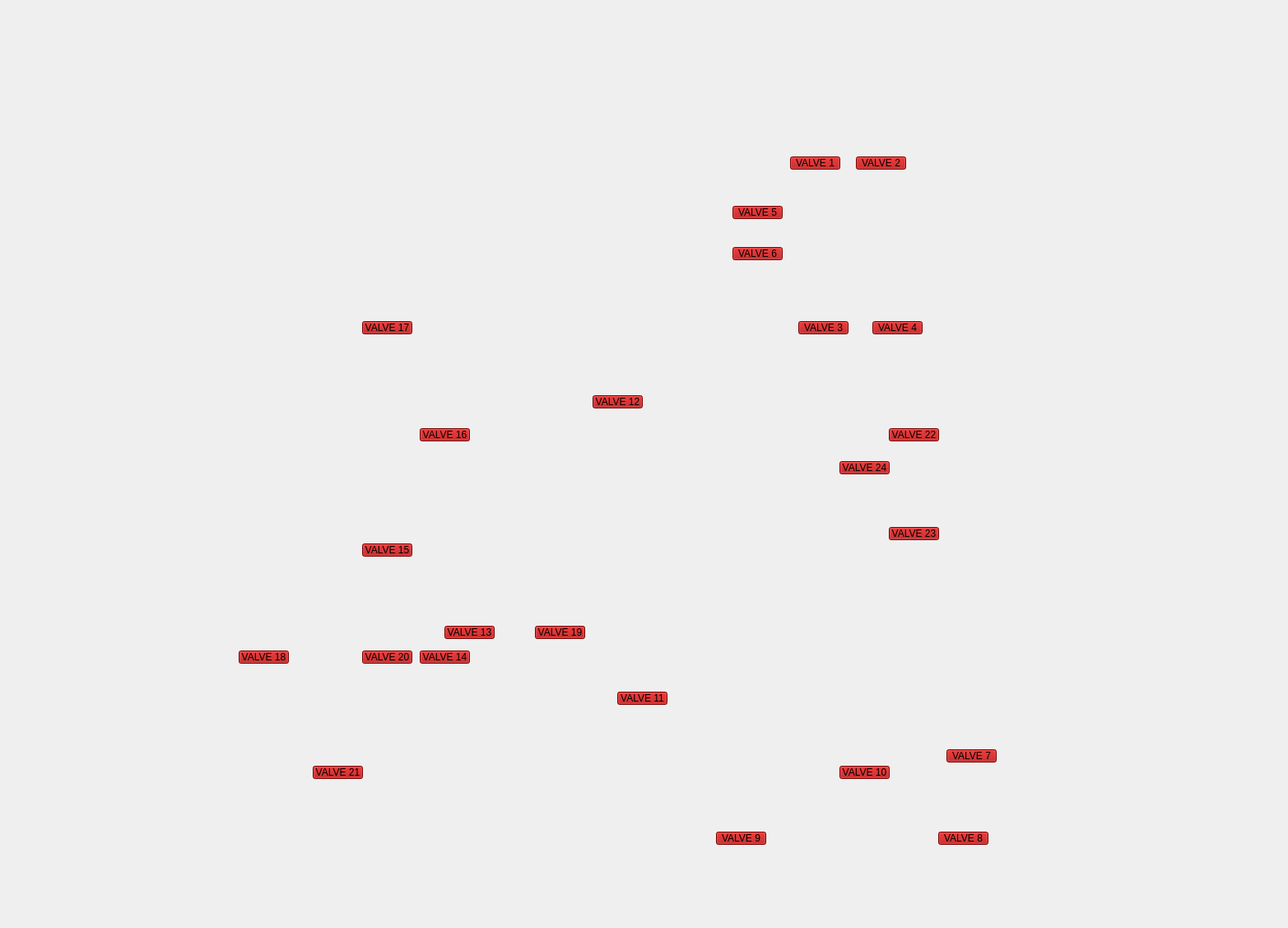
<?xml version="1.0" encoding="UTF-8"?>
<ui version="4.0">
 <class>Panel</class>
 <widget class="QWidget" name="Panel">
  <property name="geometry">
   <rect>
    <x>0</x>
    <y>0</y>
    <width>1565</width>
    <height>1127</height>
   </rect>
  </property>
  <property name="windowTitle">
   <string>Valves</string>
  </property>
  <widget class="QPushButton" name="V1">
   <property name="geometry">
    <rect>
     <x>960</x>
     <y>190</y>
     <width>61</width>
     <height>16</height>
    </rect>
   </property>
   <property name="styleSheet">
    <string notr="true">background-color: rgb(170, 0, 0);
alternate-background-color: rgb(0, 170, 0);</string>
   </property>
   <property name="text">
    <string>VALVE 1</string>
   </property>
   <property name="checkable">
    <bool>true</bool>
   </property>
   <property name="checked">
    <bool>false</bool>
   </property>
  </widget>
  <widget class="QPushButton" name="V2">
   <property name="geometry">
    <rect>
     <x>1040</x>
     <y>190</y>
     <width>61</width>
     <height>16</height>
    </rect>
   </property>
   <property name="autoFillBackground">
    <bool>false</bool>
   </property>
   <property name="styleSheet">
    <string notr="true">background-color: rgb(170, 0, 0);
alternate-background-color: rgb(0, 170, 0);</string>
   </property>
   <property name="text">
    <string>VALVE 2</string>
   </property>
   <property name="checkable">
    <bool>true</bool>
   </property>
   <property name="checked">
    <bool>false</bool>
   </property>
  </widget>
  <widget class="QLabel" name="label">
   <property name="geometry">
    <rect>
     <x>100</x>
     <y>30</y>
     <width>1361</width>
     <height>1051</height>
    </rect>
   </property>
   <property name="text">
    <string/>
   </property>
   <property name="pixmap">
    <pixmap>../../../../../Pictures/Saved Pictures/Screenshot 2022-02-09 124355.png</pixmap>
   </property>
  </widget>
  <widget class="QPushButton" name="V3">
   <property name="geometry">
    <rect>
     <x>970</x>
     <y>390</y>
     <width>61</width>
     <height>16</height>
    </rect>
   </property>
   <property name="styleSheet">
    <string notr="true">background-color: rgb(170, 0, 0);
alternate-background-color: rgb(0, 170, 0);</string>
   </property>
   <property name="text">
    <string>VALVE 3</string>
   </property>
   <property name="checkable">
    <bool>true</bool>
   </property>
   <property name="checked">
    <bool>false</bool>
   </property>
  </widget>
  <widget class="QPushButton" name="V4">
   <property name="geometry">
    <rect>
     <x>1060</x>
     <y>390</y>
     <width>61</width>
     <height>16</height>
    </rect>
   </property>
   <property name="styleSheet">
    <string notr="true">background-color: rgb(170, 0, 0);
alternate-background-color: rgb(0, 170, 0);</string>
   </property>
   <property name="text">
    <string>VALVE 4</string>
   </property>
   <property name="checkable">
    <bool>true</bool>
   </property>
   <property name="checked">
    <bool>false</bool>
   </property>
  </widget>
  <widget class="QPushButton" name="V5">
   <property name="geometry">
    <rect>
     <x>890</x>
     <y>250</y>
     <width>61</width>
     <height>16</height>
    </rect>
   </property>
   <property name="styleSheet">
    <string notr="true">background-color: rgb(170, 0, 0);
alternate-background-color: rgb(0, 170, 0);</string>
   </property>
   <property name="text">
    <string>VALVE 5</string>
   </property>
   <property name="checkable">
    <bool>true</bool>
   </property>
   <property name="checked">
    <bool>false</bool>
   </property>
  </widget>
  <widget class="QPushButton" name="V6">
   <property name="geometry">
    <rect>
     <x>890</x>
     <y>300</y>
     <width>61</width>
     <height>16</height>
    </rect>
   </property>
   <property name="styleSheet">
    <string notr="true">background-color: rgb(170, 0, 0);
alternate-background-color: rgb(0, 170, 0);</string>
   </property>
   <property name="text">
    <string>VALVE 6</string>
   </property>
   <property name="checkable">
    <bool>true</bool>
   </property>
   <property name="checked">
    <bool>false</bool>
   </property>
  </widget>
  <widget class="QPushButton" name="V7">
   <property name="geometry">
    <rect>
     <x>1150</x>
     <y>910</y>
     <width>61</width>
     <height>16</height>
    </rect>
   </property>
   <property name="styleSheet">
    <string notr="true">background-color: rgb(170, 0, 0);
alternate-background-color: rgb(0, 170, 0);</string>
   </property>
   <property name="text">
    <string>VALVE 7</string>
   </property>
   <property name="checkable">
    <bool>true</bool>
   </property>
   <property name="checked">
    <bool>false</bool>
   </property>
  </widget>
  <widget class="QPushButton" name="V9">
   <property name="geometry">
    <rect>
     <x>870</x>
     <y>1010</y>
     <width>61</width>
     <height>16</height>
    </rect>
   </property>
   <property name="styleSheet">
    <string notr="true">background-color: rgb(170, 0, 0);
alternate-background-color: rgb(0, 170, 0);</string>
   </property>
   <property name="text">
    <string>VALVE 9</string>
   </property>
   <property name="checkable">
    <bool>true</bool>
   </property>
   <property name="checked">
    <bool>false</bool>
   </property>
  </widget>
  <widget class="QPushButton" name="V10">
   <property name="geometry">
    <rect>
     <x>1020</x>
     <y>930</y>
     <width>61</width>
     <height>16</height>
    </rect>
   </property>
   <property name="styleSheet">
    <string notr="true">background-color: rgb(170, 0, 0);
alternate-background-color: rgb(0, 170, 0);</string>
   </property>
   <property name="text">
    <string>VALVE 10</string>
   </property>
   <property name="checkable">
    <bool>true</bool>
   </property>
   <property name="checked">
    <bool>false</bool>
   </property>
  </widget>
  <widget class="QPushButton" name="V11">
   <property name="geometry">
    <rect>
     <x>750</x>
     <y>840</y>
     <width>61</width>
     <height>16</height>
    </rect>
   </property>
   <property name="styleSheet">
    <string notr="true">background-color: rgb(170, 0, 0);
alternate-background-color: rgb(0, 170, 0);</string>
   </property>
   <property name="text">
    <string>VALVE 11</string>
   </property>
   <property name="checkable">
    <bool>true</bool>
   </property>
   <property name="checked">
    <bool>false</bool>
   </property>
  </widget>
  <widget class="QPushButton" name="V12">
   <property name="geometry">
    <rect>
     <x>720</x>
     <y>480</y>
     <width>61</width>
     <height>16</height>
    </rect>
   </property>
   <property name="styleSheet">
    <string notr="true">background-color: rgb(170, 0, 0);
alternate-background-color: rgb(0, 170, 0);</string>
   </property>
   <property name="text">
    <string>VALVE 12</string>
   </property>
   <property name="checkable">
    <bool>true</bool>
   </property>
   <property name="checked">
    <bool>false</bool>
   </property>
  </widget>
  <widget class="QPushButton" name="V13">
   <property name="geometry">
    <rect>
     <x>540</x>
     <y>760</y>
     <width>61</width>
     <height>16</height>
    </rect>
   </property>
   <property name="styleSheet">
    <string notr="true">background-color: rgb(170, 0, 0);
alternate-background-color: rgb(0, 170, 0);</string>
   </property>
   <property name="text">
    <string>VALVE 13</string>
   </property>
   <property name="checkable">
    <bool>true</bool>
   </property>
   <property name="checked">
    <bool>false</bool>
   </property>
  </widget>
  <widget class="QPushButton" name="V14">
   <property name="geometry">
    <rect>
     <x>510</x>
     <y>790</y>
     <width>61</width>
     <height>16</height>
    </rect>
   </property>
   <property name="styleSheet">
    <string notr="true">background-color: rgb(170, 0, 0);
alternate-background-color: rgb(0, 170, 0);</string>
   </property>
   <property name="text">
    <string>VALVE 14</string>
   </property>
   <property name="checkable">
    <bool>true</bool>
   </property>
   <property name="checked">
    <bool>false</bool>
   </property>
  </widget>
  <widget class="QPushButton" name="V15">
   <property name="geometry">
    <rect>
     <x>440</x>
     <y>660</y>
     <width>61</width>
     <height>16</height>
    </rect>
   </property>
   <property name="styleSheet">
    <string notr="true">background-color: rgb(170, 0, 0);
alternate-background-color: rgb(0, 170, 0);</string>
   </property>
   <property name="text">
    <string>VALVE 15</string>
   </property>
   <property name="checkable">
    <bool>true</bool>
   </property>
   <property name="checked">
    <bool>false</bool>
   </property>
  </widget>
  <widget class="QPushButton" name="V16">
   <property name="geometry">
    <rect>
     <x>510</x>
     <y>520</y>
     <width>61</width>
     <height>16</height>
    </rect>
   </property>
   <property name="styleSheet">
    <string notr="true">background-color: rgb(170, 0, 0);
alternate-background-color: rgb(0, 170, 0);</string>
   </property>
   <property name="text">
    <string>VALVE 16</string>
   </property>
   <property name="checkable">
    <bool>true</bool>
   </property>
   <property name="checked">
    <bool>false</bool>
   </property>
  </widget>
  <widget class="QPushButton" name="V18">
   <property name="geometry">
    <rect>
     <x>290</x>
     <y>790</y>
     <width>61</width>
     <height>16</height>
    </rect>
   </property>
   <property name="styleSheet">
    <string notr="true">background-color: rgb(170, 0, 0);
alternate-background-color: rgb(0, 170, 0);</string>
   </property>
   <property name="text">
    <string>VALVE 18</string>
   </property>
   <property name="checkable">
    <bool>true</bool>
   </property>
   <property name="checked">
    <bool>false</bool>
   </property>
  </widget>
  <widget class="QPushButton" name="V19">
   <property name="geometry">
    <rect>
     <x>650</x>
     <y>760</y>
     <width>61</width>
     <height>16</height>
    </rect>
   </property>
   <property name="styleSheet">
    <string notr="true">background-color: rgb(170, 0, 0);
alternate-background-color: rgb(0, 170, 0);</string>
   </property>
   <property name="text">
    <string>VALVE 19</string>
   </property>
   <property name="checkable">
    <bool>true</bool>
   </property>
   <property name="checked">
    <bool>false</bool>
   </property>
  </widget>
  <widget class="QPushButton" name="V20">
   <property name="geometry">
    <rect>
     <x>440</x>
     <y>790</y>
     <width>61</width>
     <height>16</height>
    </rect>
   </property>
   <property name="styleSheet">
    <string notr="true">background-color: rgb(170, 0, 0);
alternate-background-color: rgb(0, 170, 0);</string>
   </property>
   <property name="text">
    <string>VALVE 20</string>
   </property>
   <property name="checkable">
    <bool>true</bool>
   </property>
   <property name="checked">
    <bool>false</bool>
   </property>
  </widget>
  <widget class="QPushButton" name="V21">
   <property name="geometry">
    <rect>
     <x>380</x>
     <y>930</y>
     <width>61</width>
     <height>16</height>
    </rect>
   </property>
   <property name="styleSheet">
    <string notr="true">background-color: rgb(170, 0, 0);
alternate-background-color: rgb(0, 170, 0);</string>
   </property>
   <property name="text">
    <string>VALVE 21</string>
   </property>
   <property name="checkable">
    <bool>true</bool>
   </property>
   <property name="checked">
    <bool>false</bool>
   </property>
  </widget>
  <widget class="QPushButton" name="V22">
   <property name="geometry">
    <rect>
     <x>1080</x>
     <y>520</y>
     <width>61</width>
     <height>16</height>
    </rect>
   </property>
   <property name="styleSheet">
    <string notr="true">background-color: rgb(170, 0, 0);
alternate-background-color: rgb(0, 170, 0);</string>
   </property>
   <property name="text">
    <string>VALVE 22</string>
   </property>
   <property name="checkable">
    <bool>true</bool>
   </property>
   <property name="checked">
    <bool>false</bool>
   </property>
  </widget>
  <widget class="QPushButton" name="V23">
   <property name="geometry">
    <rect>
     <x>1080</x>
     <y>640</y>
     <width>61</width>
     <height>16</height>
    </rect>
   </property>
   <property name="styleSheet">
    <string notr="true">background-color: rgb(170, 0, 0);
alternate-background-color: rgb(0, 170, 0);</string>
   </property>
   <property name="text">
    <string>VALVE 23</string>
   </property>
   <property name="checkable">
    <bool>true</bool>
   </property>
   <property name="checked">
    <bool>false</bool>
   </property>
  </widget>
  <widget class="QPushButton" name="V8">
   <property name="geometry">
    <rect>
     <x>1140</x>
     <y>1010</y>
     <width>61</width>
     <height>16</height>
    </rect>
   </property>
   <property name="styleSheet">
    <string notr="true">background-color: rgb(170, 0, 0);
alternate-background-color: rgb(0, 170, 0);</string>
   </property>
   <property name="text">
    <string>VALVE 8</string>
   </property>
   <property name="checkable">
    <bool>true</bool>
   </property>
   <property name="checked">
    <bool>false</bool>
   </property>
  </widget>
  <widget class="QPushButton" name="V24">
   <property name="geometry">
    <rect>
     <x>1020</x>
     <y>560</y>
     <width>61</width>
     <height>16</height>
    </rect>
   </property>
   <property name="styleSheet">
    <string notr="true">background-color: rgb(170, 0, 0);
alternate-background-color: rgb(0, 170, 0);</string>
   </property>
   <property name="text">
    <string>VALVE 24</string>
   </property>
   <property name="checkable">
    <bool>true</bool>
   </property>
   <property name="checked">
    <bool>false</bool>
   </property>
  </widget>
  <widget class="QPushButton" name="V17">
   <property name="geometry">
    <rect>
     <x>440</x>
     <y>390</y>
     <width>61</width>
     <height>16</height>
    </rect>
   </property>
   <property name="styleSheet">
    <string notr="true">background-color: rgb(170, 0, 0);
alternate-background-color: rgb(0, 170, 0);</string>
   </property>
   <property name="text">
    <string>VALVE 17</string>
   </property>
   <property name="checkable">
    <bool>true</bool>
   </property>
   <property name="checked">
    <bool>false</bool>
   </property>
  </widget>
  <zorder>label</zorder>
  <zorder>V1</zorder>
  <zorder>V2</zorder>
  <zorder>V3</zorder>
  <zorder>V4</zorder>
  <zorder>V5</zorder>
  <zorder>V6</zorder>
  <zorder>V7</zorder>
  <zorder>V9</zorder>
  <zorder>V10</zorder>
  <zorder>V11</zorder>
  <zorder>V12</zorder>
  <zorder>V13</zorder>
  <zorder>V14</zorder>
  <zorder>V15</zorder>
  <zorder>V16</zorder>
  <zorder>V18</zorder>
  <zorder>V19</zorder>
  <zorder>V20</zorder>
  <zorder>V21</zorder>
  <zorder>V22</zorder>
  <zorder>V23</zorder>
  <zorder>V8</zorder>
  <zorder>V24</zorder>
  <zorder>V17</zorder>
 </widget>
 <resources>
  <include location="image.qrc"/>
 </resources>
 <connections>
  <connection>
   <sender>V1</sender>
   <signal>clicked(bool)</signal>
   <receiver>Panel</receiver>
   <slot>check_state()</slot>
   <hints>
    <hint type="sourcelabel">
     <x>1007</x>
     <y>197</y>
    </hint>
    <hint type="destinationlabel">
     <x>1330</x>
     <y>54</y>
    </hint>
   </hints>
  </connection>
  <connection>
   <sender>V2</sender>
   <signal>clicked(bool)</signal>
   <receiver>Panel</receiver>
   <slot>check_state()</slot>
   <hints>
    <hint type="sourcelabel">
     <x>1076</x>
     <y>195</y>
    </hint>
    <hint type="destinationlabel">
     <x>1367</x>
     <y>99</y>
    </hint>
   </hints>
  </connection>
  <connection>
   <sender>V3</sender>
   <signal>clicked(bool)</signal>
   <receiver>Panel</receiver>
   <slot>check_state()</slot>
   <hints>
    <hint type="sourcelabel">
     <x>1008</x>
     <y>396</y>
    </hint>
    <hint type="destinationlabel">
     <x>1370</x>
     <y>130</y>
    </hint>
   </hints>
  </connection>
  <connection>
   <sender>V4</sender>
   <signal>clicked(bool)</signal>
   <receiver>Panel</receiver>
   <slot>check_state()</slot>
   <hints>
    <hint type="sourcelabel">
     <x>1096</x>
     <y>391</y>
    </hint>
    <hint type="destinationlabel">
     <x>1376</x>
     <y>168</y>
    </hint>
   </hints>
  </connection>
  <connection>
   <sender>V5</sender>
   <signal>clicked(bool)</signal>
   <receiver>Panel</receiver>
   <slot>check_state()</slot>
   <hints>
    <hint type="sourcelabel">
     <x>918</x>
     <y>253</y>
    </hint>
    <hint type="destinationlabel">
     <x>45</x>
     <y>243</y>
    </hint>
   </hints>
  </connection>
  <connection>
   <sender>V6</sender>
   <signal>clicked(bool)</signal>
   <receiver>Panel</receiver>
   <slot>check_state()</slot>
   <hints>
    <hint type="sourcelabel">
     <x>907</x>
     <y>302</y>
    </hint>
    <hint type="destinationlabel">
     <x>38</x>
     <y>284</y>
    </hint>
   </hints>
  </connection>
  <connection>
   <sender>V7</sender>
   <signal>clicked(bool)</signal>
   <receiver>Panel</receiver>
   <slot>check_state()</slot>
   <hints>
    <hint type="sourcelabel">
     <x>1178</x>
     <y>916</y>
    </hint>
    <hint type="destinationlabel">
     <x>30</x>
     <y>328</y>
    </hint>
   </hints>
  </connection>
  <connection>
   <sender>V10</sender>
   <signal>clicked(bool)</signal>
   <receiver>Panel</receiver>
   <slot>check_state()</slot>
   <hints>
    <hint type="sourcelabel">
     <x>1065</x>
     <y>933</y>
    </hint>
    <hint type="destinationlabel">
     <x>1390</x>
     <y>322</y>
    </hint>
   </hints>
  </connection>
  <connection>
   <sender>V9</sender>
   <signal>clicked(bool)</signal>
   <receiver>Panel</receiver>
   <slot>check_state()</slot>
   <hints>
    <hint type="sourcelabel">
     <x>915</x>
     <y>1017</y>
    </hint>
    <hint type="destinationlabel">
     <x>1388</x>
     <y>367</y>
    </hint>
   </hints>
  </connection>
  <connection>
   <sender>V11</sender>
   <signal>clicked(bool)</signal>
   <receiver>Panel</receiver>
   <slot>check_state()</slot>
   <hints>
    <hint type="sourcelabel">
     <x>787</x>
     <y>844</y>
    </hint>
    <hint type="destinationlabel">
     <x>1395</x>
     <y>414</y>
    </hint>
   </hints>
  </connection>
  <connection>
   <sender>V12</sender>
   <signal>clicked(bool)</signal>
   <receiver>Panel</receiver>
   <slot>check_state()</slot>
   <hints>
    <hint type="sourcelabel">
     <x>757</x>
     <y>484</y>
    </hint>
    <hint type="destinationlabel">
     <x>1391</x>
     <y>469</y>
    </hint>
   </hints>
  </connection>
  <connection>
   <sender>V13</sender>
   <signal>clicked(bool)</signal>
   <receiver>Panel</receiver>
   <slot>check_state()</slot>
   <hints>
    <hint type="sourcelabel">
     <x>567</x>
     <y>767</y>
    </hint>
    <hint type="destinationlabel">
     <x>1386</x>
     <y>522</y>
    </hint>
   </hints>
  </connection>
  <connection>
   <sender>V15</sender>
   <signal>clicked(bool)</signal>
   <receiver>Panel</receiver>
   <slot>check_state()</slot>
   <hints>
    <hint type="sourcelabel">
     <x>469</x>
     <y>661</y>
    </hint>
    <hint type="destinationlabel">
     <x>25</x>
     <y>364</y>
    </hint>
   </hints>
  </connection>
  <connection>
   <sender>V14</sender>
   <signal>clicked(bool)</signal>
   <receiver>Panel</receiver>
   <slot>check_state()</slot>
   <hints>
    <hint type="sourcelabel">
     <x>522</x>
     <y>796</y>
    </hint>
    <hint type="destinationlabel">
     <x>27</x>
     <y>411</y>
    </hint>
   </hints>
  </connection>
  <connection>
   <sender>V16</sender>
   <signal>clicked(bool)</signal>
   <receiver>Panel</receiver>
   <slot>check_state()</slot>
   <hints>
    <hint type="sourcelabel">
     <x>533</x>
     <y>522</y>
    </hint>
    <hint type="destinationlabel">
     <x>1382</x>
     <y>568</y>
    </hint>
   </hints>
  </connection>
  <connection>
   <sender>V22</sender>
   <signal>clicked(bool)</signal>
   <receiver>Panel</receiver>
   <slot>check_state()</slot>
   <hints>
    <hint type="sourcelabel">
     <x>1120</x>
     <y>521</y>
    </hint>
    <hint type="destinationlabel">
     <x>1384</x>
     <y>613</y>
    </hint>
   </hints>
  </connection>
  <connection>
   <sender>V23</sender>
   <signal>clicked(bool)</signal>
   <receiver>Panel</receiver>
   <slot>check_state()</slot>
   <hints>
    <hint type="sourcelabel">
     <x>1109</x>
     <y>642</y>
    </hint>
    <hint type="destinationlabel">
     <x>1382</x>
     <y>659</y>
    </hint>
   </hints>
  </connection>
  <connection>
   <sender>V19</sender>
   <signal>clicked(bool)</signal>
   <receiver>Panel</receiver>
   <slot>check_state()</slot>
   <hints>
    <hint type="sourcelabel">
     <x>697</x>
     <y>762</y>
    </hint>
    <hint type="destinationlabel">
     <x>32</x>
     <y>449</y>
    </hint>
   </hints>
  </connection>
  <connection>
   <sender>V21</sender>
   <signal>clicked(bool)</signal>
   <receiver>Panel</receiver>
   <slot>check_state()</slot>
   <hints>
    <hint type="sourcelabel">
     <x>407</x>
     <y>933</y>
    </hint>
    <hint type="destinationlabel">
     <x>28</x>
     <y>493</y>
    </hint>
   </hints>
  </connection>
  <connection>
   <sender>V18</sender>
   <signal>clicked(bool)</signal>
   <receiver>Panel</receiver>
   <slot>check_state()</slot>
   <hints>
    <hint type="sourcelabel">
     <x>332</x>
     <y>804</y>
    </hint>
    <hint type="destinationlabel">
     <x>29</x>
     <y>544</y>
    </hint>
   </hints>
  </connection>
  <connection>
   <sender>V20</sender>
   <signal>clicked(bool)</signal>
   <receiver>Panel</receiver>
   <slot>check_state()</slot>
   <hints>
    <hint type="sourcelabel">
     <x>474</x>
     <y>792</y>
    </hint>
    <hint type="destinationlabel">
     <x>25</x>
     <y>591</y>
    </hint>
   </hints>
  </connection>
  <connection>
   <sender>V8</sender>
   <signal>clicked(bool)</signal>
   <receiver>Panel</receiver>
   <slot>check_state()</slot>
   <hints>
    <hint type="sourcelabel">
     <x>1177</x>
     <y>1015</y>
    </hint>
    <hint type="destinationlabel">
     <x>1519</x>
     <y>1037</y>
    </hint>
   </hints>
  </connection>
  <connection>
   <sender>V24</sender>
   <signal>clicked(bool)</signal>
   <receiver>Panel</receiver>
   <slot>check_state()</slot>
   <hints>
    <hint type="sourcelabel">
     <x>1046</x>
     <y>570</y>
    </hint>
    <hint type="destinationlabel">
     <x>1504</x>
     <y>715</y>
    </hint>
   </hints>
  </connection>
  <connection>
   <sender>V17</sender>
   <signal>clicked(bool)</signal>
   <receiver>Panel</receiver>
   <slot>check_state()</slot>
   <hints>
    <hint type="sourcelabel">
     <x>488</x>
     <y>400</y>
    </hint>
    <hint type="destinationlabel">
     <x>59</x>
     <y>605</y>
    </hint>
   </hints>
  </connection>
 </connections>
 <slots>
  <slot>monitor()</slot>
  <slot>change_f()</slot>
  <slot>change_A()</slot>
  <slot>change_ph()</slot>
  <slot>update_timer_timeout()</slot>
  <slot>change_x()</slot>
  <slot>change_s()</slot>
  <slot>change_TC()</slot>
  <slot>change_filter()</slot>
  <slot>change_ref()</slot>
  <slot>change_y()</slot>
  <slot>check_state()</slot>
 </slots>
</ui>
